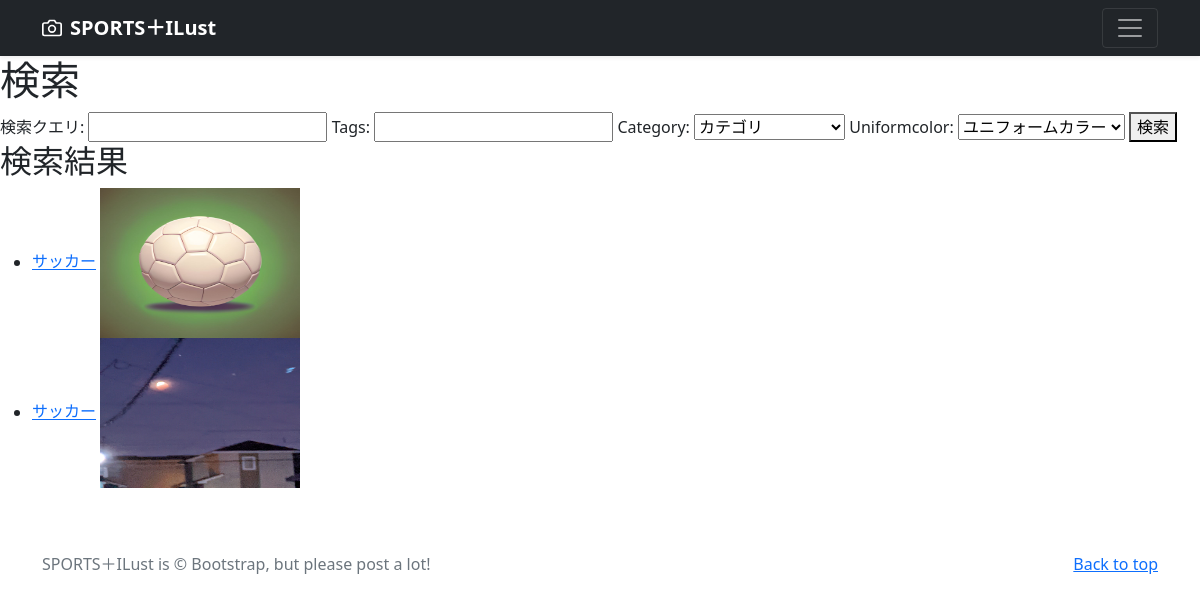
/search/, run on an earlier commit of the app's database.
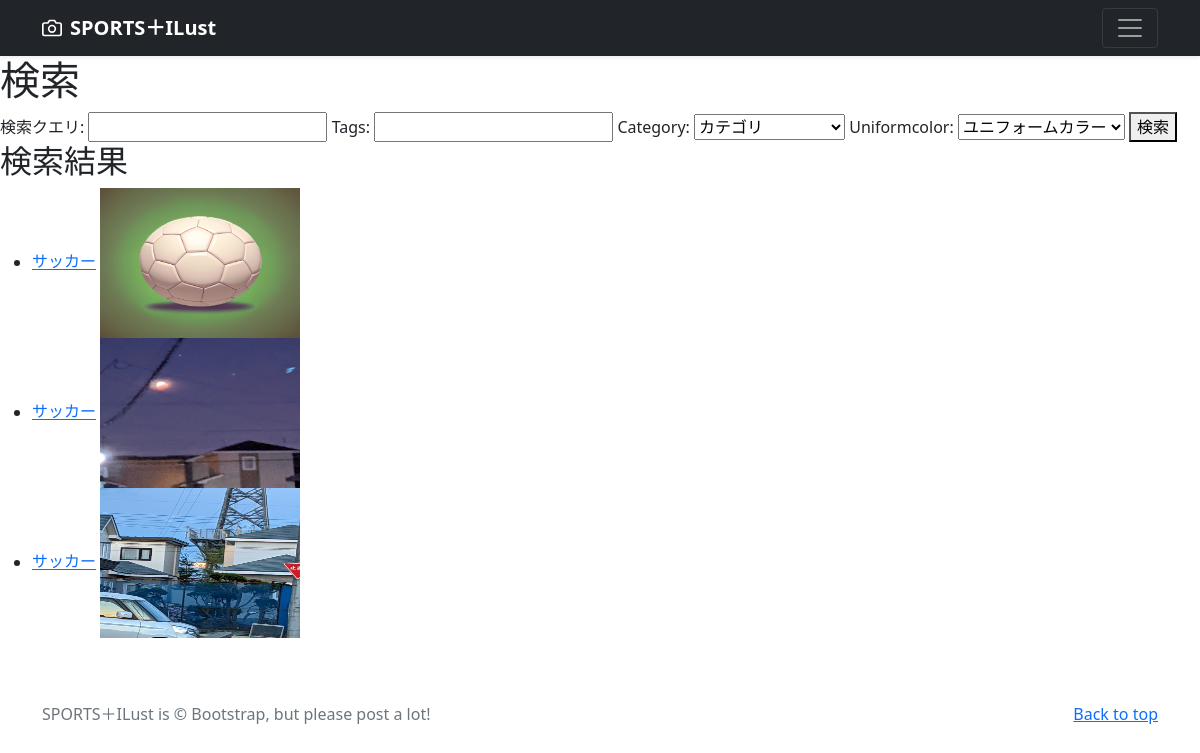
And on a later commit of the database.
### ilast/models.py (models this page shows, shortened)
class IlastoPost(models.Model):
    user = models.ForeignKey(
        CustomUser,
        verbose_name='ユーザー',
        on_delete=models.CASCADE
        )
    category = models.ForeignKey(
        Category,
        verbose_name='カテゴリ',
        on_delete=models.PROTECT
        )
    uniformcolor = models.ForeignKey(
        Uniformcolor,
        verbose_name=' ユニフォームカラー',
        on_delete=models.PROTECT
        )
    title = models.CharField(
        verbose_name='タイトル',
        max_length=200
        )
    comment = models.TextField(
        verbose_name='コメント',
        )
    image1 = models.ImageField(
        verbose_name='イメージ1',
        upload_to = 'ilasts'
        )
    image2 = models.ImageField(
        verbose_name='イメージ2',
        upload_to = 'ilasts',
        blank=True,
        null=True
        )
    posted_at = models.DateTimeField(
        verbose_name='投稿日時',
        auto_now_add=True
        )
    tags = TaggableManager()

### ilast/views.py (the view)
# urls.py: path('search/', views.search, name='search_results'),
def search(request):
    form = SearchForm(request.GET)
    results = []
    if form.is_valid():
        query = form.cleaned_data.get('query')
        tags = form.cleaned_data.get('tags')
        category = form.cleaned_data.get('category')
        uniformcolor = form.cleaned_data.get('uniformcolor')
        results = IlastoPost.objects.all()
        if query:
            results = results.filter(Q(title__icontains=query) | Q(comment__icontains=query))
        if tags:
            results = results.filter(tags__name__in=tags)
        if category:
            results = results.filter(category=category)
        if uniformcolor:
            results = results.filter(uniformcolor=uniformcolor)
    context = {'form': form, 'results': results}
    return render(request, 'search_results.html', context)

### ilast/forms.py
class SearchForm(forms.Form):
    query = forms.CharField(label='検索クエリ', required=False)
    tags = TagField(label='タグ', required=False)
    category = forms.ModelChoiceField(queryset=Category.objects.all(), empty_label='カテゴリ', required=False)
    uniformcolor = forms.ModelChoiceField(queryset=Uniformcolor.objects.all(), empty_label='ユニフォームカラー', required=False)

### ilast/models.py (called while the page is built)
    def __str__(self):
        return self.title

    def __str__(self):
        return self.title

### ilast/templates/search_results.html
{% extends 'base.html' %}
{% block contents %}
  <h1>検索</h1>
  <form method="GET">
    {{ form }}
    <button type="submit">検索</button>
  </form>
  <h2>検索結果</h2>
  <ul>
    {% for result in results %}
      <li>
        <a href="{% url 'ilast:ilast_detail' result.pk %}">{{ result.title }}</a>
        <img src="{{ result.image1.url }}" alt="{{ result.title }}" width="200" height="150">
      </li>
    {% empty %}
      <li>検索結果がありません</li>
    {% endfor %}
  </ul>
{% endblock %}

### ilast/templates/base.html (shortened to what this page needs)
{% load static %}
<!doctype html>
<html lang="ja">
  <head>
    <link href="https://cdn.jsdelivr.net/npm/bootstrap@5.0.2/dist/css/bootstrap.min.css"
          rel="stylesheet"
>
  </head>
  <body>
    <header>
      <div class="navbar navbar-dark bg-dark shadow-sm">
        <div class="container">
          <a href="{% url 'ilast:index' %}"
             class="navbar-brand d-flex align-items-center">
            <strong>SPORTS＋ILust</strong>
          </a>
          <button class="navbar-toggler"
                  type="button"
                  data-bs-toggle="collapse"
                  data-bs-target="#navbarHeader"
                  aria-controls="navbarHeader"
                  aria-expanded="false"
                  aria-label="Toggle navigation">
            <span class="navbar-toggler-icon"></span>
          </button>
        </div>
      </div>
    </header>
    <main>
      {% block contents %}{% endblock %}
    </main>
    <footer class="text-muted py-5">
      <div class="container">
        <p class="float-end mb-1">
          <a href="{% url 'ilast:top' %}">Back to top</a>
        </p>
        <p class="mb-1">
          SPORTS＋ILust is &copy; Bootstrap, but please post a lot!</p>
      </div>
    </footer>
  </body>
</html>

What changed in the data, as far as the page shows it:
added IlastoPost: title "サッカー", image1 (picture)
